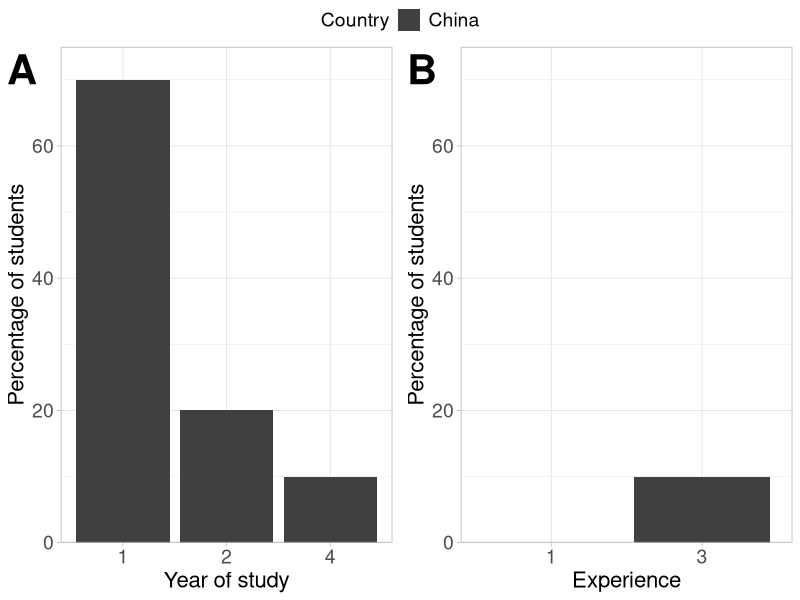
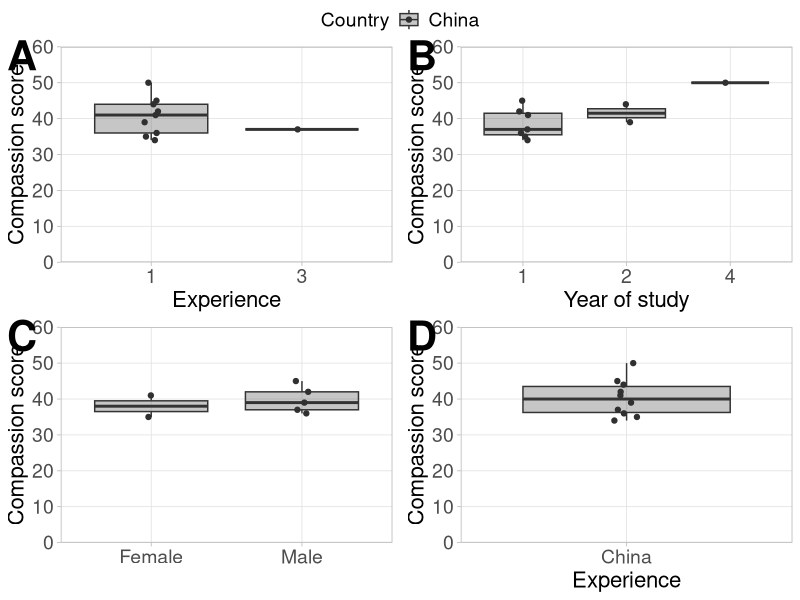
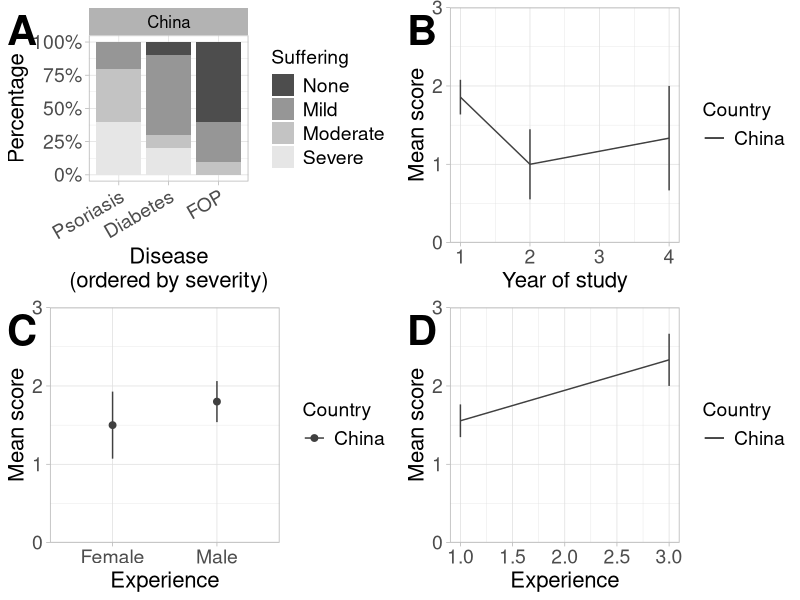
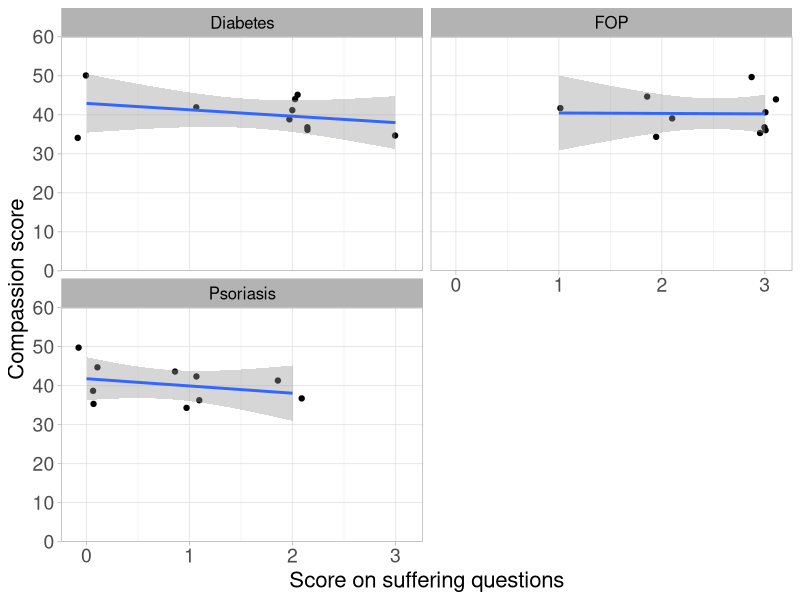
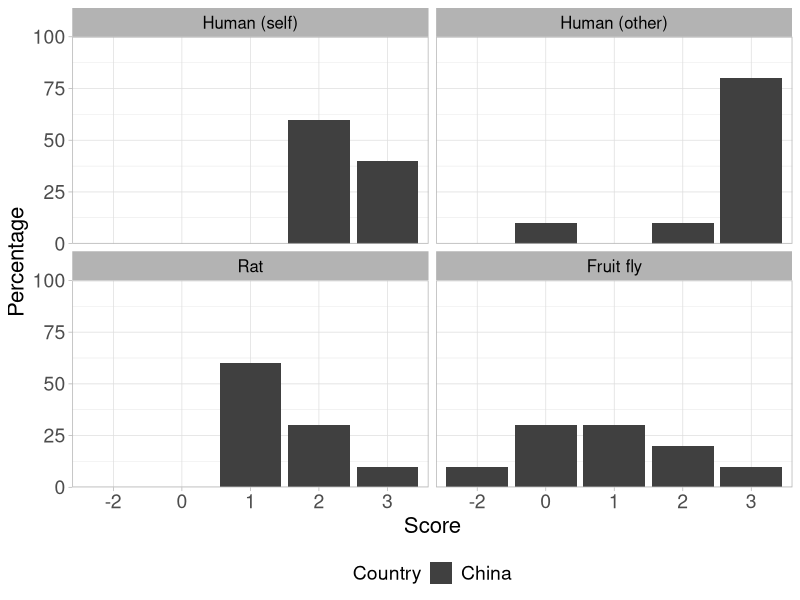
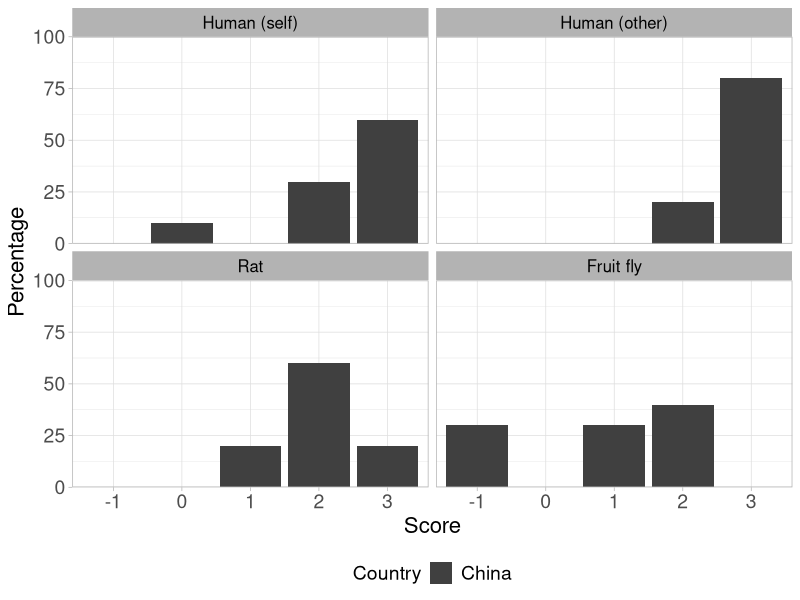
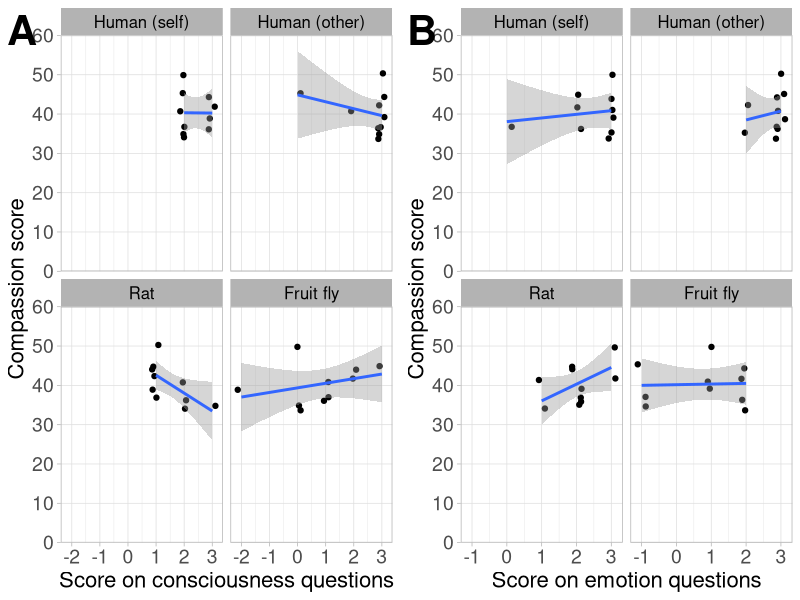

Generate these figures, in order, with R: (Note: this script raises an error after producing the figures.)
library(ggplot2)
library(dplyr)
library(ggpubr)
library(tidyr)
library(stringr)
library(tibble)
library(ordinal)
# library(scales)
# library(tibble)
# library(forcats)
# library(MASS)
# library(lme4)
# library(factoextra)
# library(kableExtra)
# library(ltm)

output_dir <- "output/"
if (!dir.exists(output_dir)) {
    dir.create(output_dir)
}

save_pdf <- FALSE

# To ensure reproducibility
set.seed(12345)

answers <- read.csv("survey_results.csv")

# Graphical parameters

# Generic theme for all plots
plot_theme <- theme_light() +
    theme(
        axis.text = element_text(size = 14),
        axis.title = element_text(size = 16),
        legend.text = element_text(size = 14),
        legend.title = element_text(size = 14),
        strip.text = element_text(size = 12, colour = "black")
    )

# Palettes
fill_palette <- c("#404040", "#ACACAC")
pts_palette <- c("#303030", "#808080")

################ FIGURE 1 ################

# Plot of % students in each University per year of study
if (save_pdf) {
    pdf(paste0(output_dir, "Figure 1.pdf"), width = 15, height = 5)
}

f1_a <- table(Country = answers$Country, Year = answers$Year) %>%
    as.data.frame() %>%
    group_by(Country) %>%
    mutate(Percent = Freq / sum(Freq) * 100) %>%
    ggplot(aes(x = Year, y = Percent, fill = Country)) +
    geom_col(position = "dodge") +
    scale_fill_manual(values = fill_palette) +
    ylab("Percentage of students") +
    xlab("Year of study") +
    scale_y_continuous(limits = c(0, 75), expand = c(0, 0)) +
    plot_theme

# Plot of % students in each University per level of experience
f1_b <- table(Country = answers$Country, Year = answers$Experience) %>%
    as.data.frame() %>%
    group_by(Country) %>%
    mutate(Percent = Freq / sum(Freq) * 100) %>%
    ggplot(aes(x = Year, y = Percent, fill = Country)) +
    geom_col(position = "dodge") +
    scale_fill_manual(values = fill_palette) +
    ylab("Percentage of students") +
    xlab("Experience") +
    scale_y_continuous(limits = c(0, 75), expand = c(0, 0)) +
    plot_theme

ggarrange(f1_a, f1_b,
    ncol = 2,
    labels = "AUTO",
    label.x = -.02,
    font.label = list(size = 30),
    common.legend = TRUE
)

if (save_pdf) {
    dev.off()
}

################ FIGURE 2 ################

if (save_pdf) {
    pdf(paste0(output_dir, "Figure 2.pdf"), width = 15, height = 8)
}

# Compassion by experience
f2_a <- answers %>%
    dplyr::filter(!is.na(Experience)) %>%
    ggplot(aes(x = factor(Experience), y = Compassion), outlier.shape = NA) +
    geom_boxplot(aes(fill = Country),
        alpha = 0.3, outlier.size = 0,
        position = position_dodge2(preserve = "single")
    ) +
    scale_fill_manual(values = fill_palette) +
    geom_point(aes(col = Country),
        position = position_jitterdodge(jitter.width = 0.1)
    ) +
    scale_color_manual(values = pts_palette) +
    xlab("Experience") +
    ylab("Compassion score") +
    scale_y_continuous(limits = c(0, 60), expand = c(0, 0), minor_breaks = 0) +
    plot_theme

# Compassion by year of study
f2_b <- ggplot(answers, aes(x = factor(Year), y = Compassion)) +
    geom_boxplot(aes(fill = Country), alpha = 0.3, outlier.shape = NA) +
    scale_fill_manual(values = fill_palette) +
    geom_point(aes(col = Country),
        position = position_jitterdodge(jitter.width = 0.1)
    ) +
    scale_color_manual(values = pts_palette) +
    xlab("Year of study") +
    ylab("Compassion score") +
    scale_y_continuous(limits = c(0, 60), expand = c(0, 0), minor_breaks = 0) +
    plot_theme

# Compassion by gender (only showing M/F)
f2_c <- answers %>%
    dplyr::filter(Gender %in% c("Male", "Female")) %>%
    ggplot(aes(x = factor(Gender), y = Compassion)) +
    geom_boxplot(aes(fill = Country), alpha = 0.3, outlier.shape = NA) +
    scale_fill_manual(values = fill_palette) +
    geom_point(aes(col = Country),
        position = position_jitterdodge(jitter.width = 0.1)
    ) +
    scale_color_manual(values = pts_palette) +
    xlab("") +
    ylab("Compassion score") +
    scale_y_continuous(limits = c(0, 60), expand = c(0, 0), minor_breaks = 0) +
    plot_theme

# Compassion by country
f2_d <- ggplot(answers, aes(x = Country, y = Compassion)) +
    geom_boxplot(aes(fill = Country), alpha = 0.3, outlier.shape = NA) +
    scale_fill_manual(values = fill_palette) +
    geom_point(aes(col = Country),
        position = position_jitterdodge(jitter.width = 0.1)
    ) +
    scale_color_manual(values = pts_palette) +
    xlab("Experience") +
    ylab("Compassion score") +
    scale_y_continuous(limits = c(0, 60), expand = c(0, 0), minor_breaks = 0) +
    plot_theme

ggarrange(f2_a, f2_b, f2_c, f2_d,
    ncol = 2, nrow = 2,
    labels = "AUTO",
    label.x = -.02,
    label.y = 1.05,
    font.label = list(size = 30),
    common.legend = TRUE
)

if (save_pdf) {
    dev.off()
}

################ FIGURE 3 ################

answers_suff <- answers %>%
    dplyr::select(c(
        ID, University, Country, Gender,
        Year, Experience, starts_with("Q_suff")
    )) %>%
    pivot_longer(
        cols = starts_with("Q_suff"),
        names_to = "Question", values_to = "Score"
    ) %>%
    mutate(Question = sub("Q_suff_", "", Question)) %>%
    mutate(Disease = case_when(
        Question == 1 ~ "Diabetes",
        Question == 2 ~ "FOP",
        Question == 3 ~ "Psoriasis"
    )) %>%
    mutate(NumAffected = case_when(
        Question == 1 ~ 3,
        Question == 2 ~ 1,
        Question == 3 ~ 2
    )) %>%
    mutate(Severity = case_when(
        Question == 1 ~ 2,
        Question == 2 ~ 3,
        Question == 3 ~ 1
    )) %>%
    mutate(ID = factor(ID))

# Percentage of students who justify the animal to suffer at
# different levels of severity by disease and country

if (save_pdf) {
    pdf(paste0(output_dir, "Figure 3.pdf"), width = 15, height = 10)
}

f3_a <- answers_suff %>%
    group_by(Country, Disease, Score) %>%
    summarise(n = n()) %>%
    ungroup() %>%
    group_by(Country, Disease) %>%
    mutate(perc = n / sum(n)) %>%
    ungroup() %>%
    ggplot(aes(
        x = factor(Disease, levels = c("Psoriasis", "Diabetes", "FOP")),
        y = perc, fill = factor(Score, levels = 3:0)
    )) +
    scale_fill_manual(
        values = gray.colors(4), name = "Suffering",
        labels = c("None", "Mild", "Moderate", "Severe")
    ) +
    geom_col() +
    scale_y_continuous(labels = scales::percent) +
    facet_wrap(~Country, ncol = 2) +
    xlab("Disease\n(ordered by severity)") +
    ylab("Percentage") +
    plot_theme +
    theme(axis.text.x = element_text(angle = 30, hjust = 1))

# Average severity score by year of study and country
f3_b <- answers_suff %>%
    group_by(Year, Country) %>%
    summarise(
        mean_score = mean(as.integer(Score)),
        sem_score = sd(as.integer(Score)) / sqrt(n())
    ) %>%
    ungroup() %>%
    ggplot(aes(x = Year, y = mean_score)) +
    geom_line(aes(col = Country)) +
    geom_segment(aes(
        x = Year, xend = Year, y = mean_score - sem_score,
        yend = mean_score + sem_score, col = Country
    )) +
    scale_color_manual(values = fill_palette) +
    scale_y_continuous(limits = c(0, 3), expand = c(0, 0)) +
    ylab("Mean score") +
    xlab("Year of study") +
    plot_theme

# Average severity score by gender and country
f3_c <- answers_suff %>%
    dplyr::filter(Gender %in% c("Male", "Female")) %>%
    group_by(Gender, Country) %>%
    summarise(
        mean_score = mean(as.integer(Score)),
        sem_score = sd(as.integer(Score)) / sqrt(n())
    ) %>%
    ungroup() %>%
    ggplot(aes(x = Gender, y = mean_score)) +
    geom_point(aes(col = Country), cex = 2) +
    geom_segment(aes(
        x = Gender, xend = Gender, y = mean_score - sem_score,
        yend = mean_score + sem_score, col = Country
    )) +
    scale_color_manual(values = fill_palette) +
    scale_y_continuous(limits = c(0, 3), expand = c(0, 0)) +
    ylab("Mean score") +
    xlab("Experience") +
    plot_theme

# Average severity score by experience and country
f3_d <- answers_suff %>%
    group_by(Experience, Country) %>%
    summarise(
        mean_score = mean(as.integer(Score)),
        sem_score = sd(as.integer(Score)) / sqrt(n())
    ) %>%
    ungroup() %>%
    ggplot(aes(x = Experience, y = mean_score)) +
    geom_line(aes(col = Country)) +
    geom_segment(aes(
        x = Experience, xend = Experience, y = mean_score - sem_score,
        yend = mean_score + sem_score, col = Country
    )) +
    scale_color_manual(values = fill_palette) +
    scale_y_continuous(limits = c(0, 3), expand = c(0, 0)) +
    ylab("Mean score") +
    xlab("Experience") +
    plot_theme

ggarrange(f3_a, f3_b, f3_c, f3_d,
    ncol = 2, nrow = 2,
    labels = "AUTO",
    label.x = -.02,
    font.label = list(size = 30)
)

if (save_pdf) {
    dev.off()
}

################ FIGURE 4 ################

if (save_pdf) {
    pdf(paste0(output_dir, "Figure 4.pdf"), width = 12, height = 12)
}

answers_suff %>%
    mutate(Compassion = answers$Compassion[ID]) %>%
    ggplot(aes(x = Score, y = Compassion)) +
    geom_jitter(width = 0.15) +
    geom_smooth(method = "lm", se = TRUE) +
    facet_wrap(~Disease, ncol = 2) +
    ylab("Compassion score") +
    xlab("Score on suffering questions") +
    scale_y_continuous(
        limits = c(0, 60), expand = c(0, 0),
        minor_breaks = 0
    ) +
    plot_theme

if (save_pdf) {
    dev.off()
}

# Correlation test between compassion and suffering score by Disease
answers_suff %>%
    group_by(Disease) %>%
    left_join(answers %>%
        dplyr::select(ID, Compassion), by = "ID") %>%
    summarise(
        r = cor.test(Score, Compassion, method = "pearson")$estimate,
        p = cor.test(Score, Compassion, method = "pearson")$p.value
    ) %>%
    mutate(
        padj = p.adjust(p, method = "holm"),
    ) %>%
    # format p-values
    mutate(
        p = formatC(p, format = "e", digits = 2),
        padj = formatC(padj, format = "e", digits = 2)
    )


################ FIGURES 5 AND 6 ################

answers_cons <- answers %>%
    dplyr::select(c(
        ID, University, Country, Gender, Year,
        Experience, starts_with("Q_cons")
    )) %>%
    pivot_longer(
        cols = starts_with("Q_cons"),
        names_to = "Question", values_to = "Score"
    ) %>%
    mutate(Question = as.integer(str_replace(Question, "Q_cons_", "")) + 16) %>%
    mutate(Topic = case_when(
        Question %in% c(17, 19, 21, 23) ~ "Consciousness",
        Question %in% c(18, 20, 22, 24) ~ "Emotion"
    )) %>%
    mutate(Species = case_when(
        Question %in% c(17, 18) ~ "Human (self)",
        Question %in% c(19, 20) ~ "Human (other)",
        Question %in% c(21, 22) ~ "Rat",
        Question %in% c(23, 24) ~ "Fruit fly"
    )) %>%
    # We make this a factor rather than an ordered factor as
    # it makes the GLM models more esplicable
    mutate(Species = factor(Species,
        levels = c("Human (self)", "Human (other)", "Rat", "Fruit fly")
    ))

if (save_pdf) {
    pdf(paste0(output_dir, "Figure 5.pdf"), width = 12, height = 12)
}

# Scores for consciousness by species and country
answers_cons %>%
    dplyr::filter(Topic == "Consciousness") %>%
    group_by(Country, Species, Score) %>%
    summarise(n = n()) %>%
    mutate(perc = n / sum(n) * 100) %>%
    ggplot(aes(x = factor(Score), y = perc)) +
    geom_col(aes(fill = Country),
        position = position_dodge2(preserve = "single")
    ) +
    scale_fill_manual(values = fill_palette) +
    facet_wrap(~Species, ncol = 2) +
    ylab("Percentage") +
    xlab("Score") +
    scale_y_continuous(limits = c(0, 100), expand = c(0, 0)) +
    plot_theme +
    theme(legend.position = "bottom")

if (save_pdf) {
    dev.off()
}

if (save_pdf) {
    pdf(paste0(output_dir, "Figure 6.pdf"), width = 12, height = 12)
}

# Scores for emotion by species and country
answers_cons %>%
    dplyr::filter(Topic == "Emotion") %>%
    group_by(Country, Species, Score) %>%
    summarise(n = n()) %>%
    mutate(perc = n / sum(n) * 100) %>%
    ggplot(aes(x = factor(Score), y = perc)) +
    geom_col(aes(fill = Country),
        position = position_dodge2(preserve = "single")
    ) +
    scale_fill_manual(values = fill_palette) +
    facet_wrap(~Species, ncol = 2) +
    ylab("Percentage") +
    xlab("Score") +
    scale_y_continuous(limits = c(0, 100), expand = c(0, 0)) +
    plot_theme +
    theme(legend.position = "bottom")

if (save_pdf) {
    dev.off()
}

################ FIGURE 7 ################

if (save_pdf) {
    pdf(paste0(output_dir, "Figure 7.pdf"), width = 12, height = 6)
}

# Correlation between compassion scores and scores for consciousness
f7a <- answers_cons %>%
    dplyr::filter(Topic == "Consciousness") %>%
    # Join with compassion scores on answers
    left_join(answers %>%
        dplyr::select(ID, Compassion), by = "ID") %>%
    ggplot(aes(x = Score, y = Compassion)) +
    geom_jitter(width = 0.15) +
    geom_smooth(method = "lm", se = TRUE) +
    facet_wrap(~Species, ncol = 2) +
    ylab("Compassion score") +
    xlab("Score on consciousness questions") +
    scale_y_continuous(
        limits = c(0, 60), expand = c(0, 0),
        minor_breaks = 0
    ) +
    plot_theme

# Correlation between compassion scores and scores for emotion
f7b <- answers_cons %>%
    dplyr::filter(Topic == "Emotion") %>%
    # Join with compassion scores on answers
    left_join(answers %>%
        dplyr::select(ID, Compassion), by = "ID") %>%
    ggplot(aes(x = Score, y = Compassion)) +
    geom_jitter(width = 0.15) +
    geom_smooth(method = "lm", se = TRUE) +
    facet_wrap(~Species, ncol = 2) +
    ylab("Compassion score") +
    xlab("Score on emotion questions") +
    scale_y_continuous(
        limits = c(0, 60), expand = c(0, 0),
        minor_breaks = 0
    ) +
    plot_theme

ggarrange(f7a, f7b,
    ncol = 2, nrow = 1,
    labels = "AUTO",
    label.x = -.02,
    font.label = list(size = 30)
)

if (save_pdf) {
    dev.off()
}

################ STATISTICS ################

get_polr_pvalues <- function(model) {
    #' Gets p-values for ordinal logistic regression
    #' @param model An ordinal logistic regression model created with polr
    #' @return A vector of p-values
    ctable <- coef(summary(model))
    p <- pnorm(abs(ctable[, "t value"]), lower.tail = FALSE) * 2
    return(p)
}

get_or <- function(model) {
    # The variables of our model
    mod_vars <- rownames(summary(model)$coefficients)

    # We need to use confint.default because confint does not work with
    # ordinal::clmm models
    ci <- confint.default(model)
    ci <- ci[rownames(ci) %in% mod_vars]
    mod_coeff <- coef(model)
    mod_coeff <- mod_coeff[names(mod_coeff) %in% mod_vars]
    # This is needed when we only have one predictor
    ci_mtx <- matrix(ci, ncol = 2)
    colnames(ci_mtx) <- c("CI 2.5%", "97.5%")

    return(exp(cbind(OR = mod_coeff, CI = ci_mtx)))
}

# Compassion scores GLM
model_comp <- glm(
    cbind(Compassion, 60 - Compassion) ~ University +
        Gender + Year + Experience,
    data = answers, family = quasibinomial(link = "logit")
)

# Table 1
get_or(model_comp) %>%
    as.data.frame() %>%
    rownames_to_column("Term") %>%
    cbind("p value" = coef(summary(model_comp))[, "Pr(>|t|)"]) %>%
    dplyr::filter(!Term %in% c(
        "(Intercept)", "GenderOther",
        "GenderPrefer not to say"
    )) %>%
    dplyr::select(-Term) %>%
    format(digits = 3)

# Suffering scores ordinal model
model_suff <- clmm2(
    ordered(Score) ~ NumAffected + Severity +
        University + Year + Experience + Gender,
    random = ID, data = answers_suff, Hess = TRUE
)

get_or(model_suff) %>%
    as.data.frame() %>%
    rownames_to_column("Term") %>%
    cbind("p value" = coef(summary(model_suff))[, "Pr(>|z|)"]) %>%
    dplyr::filter(!Term %in% c(
        "(Intercept)", "GenderOther",
        "GenderPrefer not to say"
    )) %>%
    dplyr::select(-Term) %>%
    # Remove ordinal coefficients (first 3 rows)
    dplyr::slice(-c(1:3)) %>%
    format(digits = 3)

# Consciousness scores ordinal model
model_cons <- clmm2(
    ordered(Score) ~ Species +
        University + Year + Experience + Gender,
    random = factor(ID), data = answers_cons %>%
        filter(Topic == "Consciousness"), Hess = TRUE
)

get_or(model_cons) %>%
    as.data.frame() %>%
    rownames_to_column("Term") %>%
    cbind("p value" = coef(summary(model_cons))[, "Pr(>|z|)"]) %>%
    dplyr::filter(!Term %in% c(
        "(Intercept)", "GenderOther",
        "GenderPrefer not to say"
    )) %>%
    dplyr::select(-Term) %>%
    # Remove ordinal coefficients (first 3 rows)
    dplyr::slice(-c(1:6)) %>%
    format(digits = 3)

# Emotion scores ordinal model
model_emo <- clmm2(
    ordered(Score) ~ Species +
        University + Year + Experience + Gender,
    random = factor(ID), data = answers_cons %>%
        filter(Topic == "Emotion"), Hess = TRUE
)

get_or(model_emo) %>%
    as.data.frame() %>%
    rownames_to_column("Term") %>%
    cbind("p value" = coef(summary(model_emo))[, "Pr(>|z|)"]) %>%
    dplyr::filter(!Term %in% c(
        "(Intercept)", "GenderOther",
        "GenderPrefer not to say"
    )) %>%
    dplyr::select(-Term) %>%
    # Remove ordinal coefficients (first 3 rows)
    dplyr::slice(-c(1:6)) %>%
    format(digits = 3)

################ SUPPLEMENTARY FIGURES ################

# Figure S1 - Correlation between year of study and experience level
if (save_pdf) {
    pdf(paste0(output_dir, "Supplementary Figure 1.pdf"),
        width = 8, height = 8
    )
}

answers %>%
    ggplot(aes(x = Year, y = Experience)) +
    geom_jitter(width = 0.07, height = 0.1) +
    geom_smooth(method = "lm", se = TRUE) +
    ylab("Experience") +
    xlab("Year of study") +
    scale_y_continuous(
        limits = c(0, 5), expand = c(0, 0),
        minor_breaks = 0
    ) +
    plot_theme

if (save_pdf) {
    dev.off()
}

cor.test(answers$Year, answers$Experience, method = "pearson")

# Figure S2 - PCA
answers %>%
    dplyr::select(starts_with("Q_comp_")) %>%
    as.matrix() %>%
    prcomp(center = TRUE, scale = TRUE) -> pca_q_comp

pca_df <- data.frame(
    PC1 = pca_q_comp$rotation[, "PC1"],
    PC2 = pca_q_comp$rotation[, "PC2"]
) %>%
    rownames_to_column("Question") %>%
    mutate(Question = as.integer(gsub("Q_comp_", "", Question))) %>%
    mutate(Empathetic = ifelse(Question %in% c(2, 5, 6, 9, 10, 12), 
        "Anti-empathetic", "Empathetic")) %>%
    mutate(Empathetic = factor(Empathetic, 
        levels = c("Empathetic", "Anti-empathetic")))

if (save_pdf) {
    pdf(paste0(output_dir, "Supplementary Figure 2.pdf"),
        width = 8, height = 8
    )
}

ggplot(pca_df, aes(x = PC1, y = PC2)) +
    geom_point(aes(col = Empathetic), size = 3) +
    scale_color_manual(values = c("lightgray", "black")) +
    geom_text(aes(label = paste0("Q", Question)),
        size = 5,
        nudge_x = 0.02, nudge_y = -0.01
    ) +
    xlab("PC1") +
    ylab("PC2") +
    plot_theme +
    theme(legend.position = "bottom",
        legend.title = element_blank())

if (save_pdf) {
    dev.off()
}

# Figure S3 - Attribution of (A) consciousness and (B) emotions to self,
# other humans, rats and fruit flies by Year of Study.

fs3_a <- answers_cons %>%
    dplyr::filter(Topic == "Consciousness") %>%
    # Calculate the n per year
    group_by(Species, Year, Score) %>%
    summarise(n_sp_year = n()) %>%
    mutate(perc = n_sp_year / sum(n_sp_year) * 100) %>%
    ungroup() %>%
    ggplot(aes(x = factor(Score), y = perc)) +
    geom_col() +
    facet_wrap(paste("Year ", Year) ~ Species, ncol = 4) +
    ylab("Percentage") +
    xlab("Score") +
    plot_theme +
    theme(legend.position = "bottom")

fs3_b <- answers_cons %>%
    dplyr::filter(Topic == "Emotion") %>%
    # Calculate the n per year
    group_by(Species, Year, Score) %>%
    summarise(n_sp_year = n()) %>%
    mutate(perc = n_sp_year / sum(n_sp_year) * 100) %>%
    ungroup() %>%
    ggplot(aes(x = factor(Score), y = perc)) +
    geom_col() +
    facet_wrap(paste("Year ", Year) ~ Species, ncol = 4) +
    ylab("Percentage") +
    xlab("Score") +
    plot_theme +
    theme(legend.position = "bottom")

if (save_pdf) {
    pdf(paste0(output_dir, "Supplementary Figure 3.pdf"),
        width = 8, height = 16
    )
}

ggarrange(fs3_a, fs3_b,
    ncol = 1, nrow = 2,
    labels = "AUTO",
    label.x = -.02,
    font.label = list(size = 30)
)

if (save_pdf) {
    dev.off()
}

# Figure S4 - Correlations between consciousness/emotion
# and compassion scores

if (save_pdf) {
    pdf(paste0(output_dir, "Supplementary Figure 4.pdf"),
        width = 12, height = 8
    )
}

answers_cons %>%
    left_join(answers %>%
        dplyr::select(ID, Compassion), by = "ID") %>%
    ggplot(aes(x = Score, y = Compassion, col = Topic)) +
    geom_point(position = position_jitterdodge(
        jitter.width = 0.1,
        dodge.width = 0.8
    )) +
    scale_color_manual(values = pts_palette) +
    geom_smooth(method = "lm", se = TRUE) +
    facet_wrap(~Species, ncol = 2) +
    ylab("Compassion score") +
    xlab("Score on consciousness/emotion questions") +
    scale_y_continuous(
        limits = c(0, 60), expand = c(0, 0),
        minor_breaks = 0
    ) +
    plot_theme

if (save_pdf) {
    dev.off()
}

# Correlation test
answers_cons %>%
    left_join(answers %>%
        dplyr::select(ID, Compassion), by = "ID") %>%
    group_by(Species, Topic) %>%
    summarise(
        r = cor.test(Score, Compassion, method = "pearson")$estimate,
        p = cor.test(Score, Compassion, method = "pearson")$p.value
    ) %>%
    mutate(
        padj = p.adjust(p, method = "holm"),
    ) %>%
    mutate(
        p = format(p, digits = 3),
        padj = format(padj, digits = 3)
    )